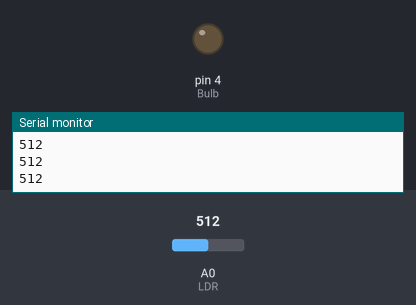
The sketch below on a simulated Arduino Uno, built with avr-gcc and run on an emulated ATmega328P. Parts: output pins drawn as LEDs (lit = HIGH), the last lines printed to the serial monitor. Inputs (shaded band) come from the test bench; at power-on: A0 (LDR) = 512.

Above: at 1.2 s.
1.3 s: A0 (LDR) set to 490
At 2.5 s:
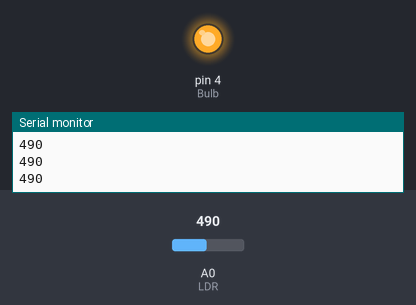
2.8 s: A0 (LDR) set to 510
At 4.0 s:
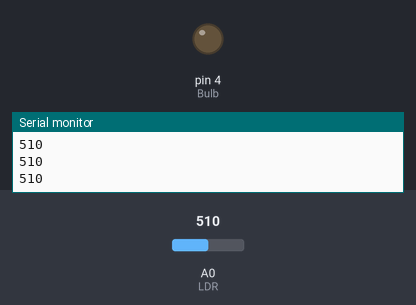
4.3 s: A0 (LDR) set to 306
At 5.1 s:
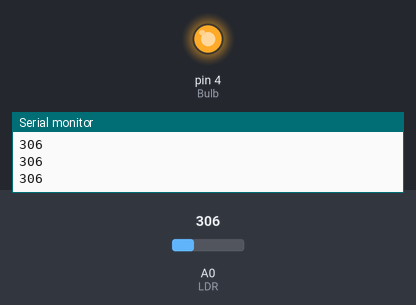
Timing chart, 0 to 7.3 s (numbered marks = the images above; inputs shaded):
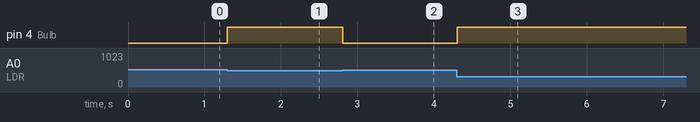

The sketch:

ldr_light_bulb.ino
```cpp
// C++ code
//
const int Bulb = 4;
const int LDR = A0;
void setup()
{
  Serial.begin(9600);
  pinMode(LDR, INPUT);//Analog Input
  pinMode(Bulb, OUTPUT);//Digital Output
  //pinMode(LED_BUILTIN, OUTPUT);
}

void loop()
{
  Serial.println(analogRead(LDR));
  if (analogRead(LDR) > 500){
  	digitalWrite(Bulb, LOW); //More Light turn
  } else{
  	digitalWrite(Bulb, HIGH);
  }
  delay(10);
}
```

Measured:
- the behaviour switches between 501 and 500 on A0 (LDR) (found by bisection; images 0 and 1)
- after the input at 1.3 s, pin 4 (Bulb): LOW → HIGH at once
- after the input at 2.8 s, pin 4 (Bulb): HIGH → LOW at once
- after the input at 4.3 s, pin 4 (Bulb): LOW → HIGH at once
